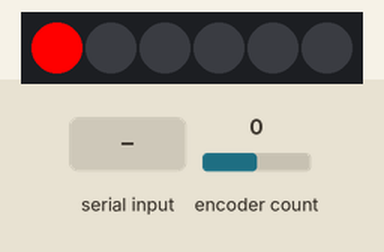
The sketch below on a simulated Arduino Uno, built with avr-gcc and run on an emulated ATmega328P. On the bench: 6 RGB LEDs in strip order, left to right. The inputs (shaded band) are chosen by the test bench; at power-on: encoder count 0. What the sketch prints to the serial monitor is not drawn.

Above: at 1.2 s.
1.3 s: "30,150\n" received over Serial
At 1.31 s:
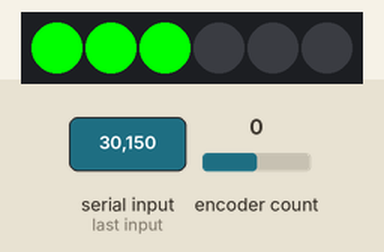
At 2.5 s:
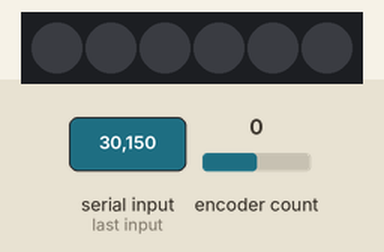
2.8 s: "5\n" received over Serial
Timing chart, 0 to 5.8 s (numbered marks = the images above; inputs shaded):
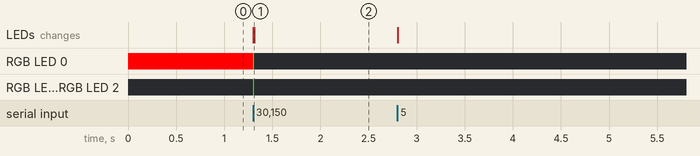

Measured:
- after the input at 1.3 s, RGB LED 0: RGB(255, 0, 0) → RGB(0, 255, 0) at once, → off 0.01 s later; RGB LED 1, RGB LED 2: off → RGB(0, 255, 0) at once, → off 0.01 s later; the LEDs: change at once (image 1)

The sketch:

encoders_to_serial_UNO_and_LEDs.ino
```cpp
#include <Encoder.h>
#include <FastLED.h>

#define NUM_LEDS 6
#define DATA_PIN 7
// Define the array of leds
CRGB leds[NUM_LEDS];

int value = 0;
int channel;

// UNO pins with interrupt: 2, 3

Encoder enc(2, 3); // sensor0

float outStep = 0.5;
long newReading = 0;

long encVal = -999;

float outputVal = 0;

String data;

long timer;
int interval = 5;

char val;

void setup()
{
  //initialize serial communications at a 9600 baud rate
  Serial.begin(9600);

  FastLED.addLeds<NEOPIXEL, DATA_PIN>(leds, NUM_LEDS);
  leds[0] = CRGB(255,0,0);
  FastLED.show();
}

void loop()
{

  if (Serial.available()) { // If data is available to read,

     val = Serial.read(); // read it and store it in val

    // turn of all
    for (int i = 0; i < 6; i++){
      leds[i] = CRGB(0,0,0);
    }

    // turn on the needed ones
    for (int i = 0; i < val-48; i++){
      leds[i] = CRGB(0,255,0);
    }
    FastLED.show();

   }


/*
       if (val == '0') leds[0] = CRGB(val,0,0);
       else if (val == '1') leds[1] = CRGB(val,0,0);
       else if (val == '2') leds[2] = CRGB(val,0,0);
       else if (val == '3') leds[3] = CRGB(val,0,0);
       else if (val == '4') leds[4] = CRGB(val,0,0);
       else if (val == '5') leds[5] = CRGB(val,0,0);
       */


newReading = enc.read();
//Serial.println(newReading);
//delay(10);

if (newReading != encVal){

  if (newReading > encVal){
    if (outputVal+outStep <= 255) outputVal+=outStep;
  }
  else if (newReading < encVal){
    if (outputVal-outStep >= 0) outputVal-=outStep;
  }
  encVal = newReading;
  data = String(int(outputVal));
  //Serial.println(outputVal);
}

if (millis() > timer + interval){
  timer = millis();
  Serial.println("0c"+data+"w");
}

}
```
